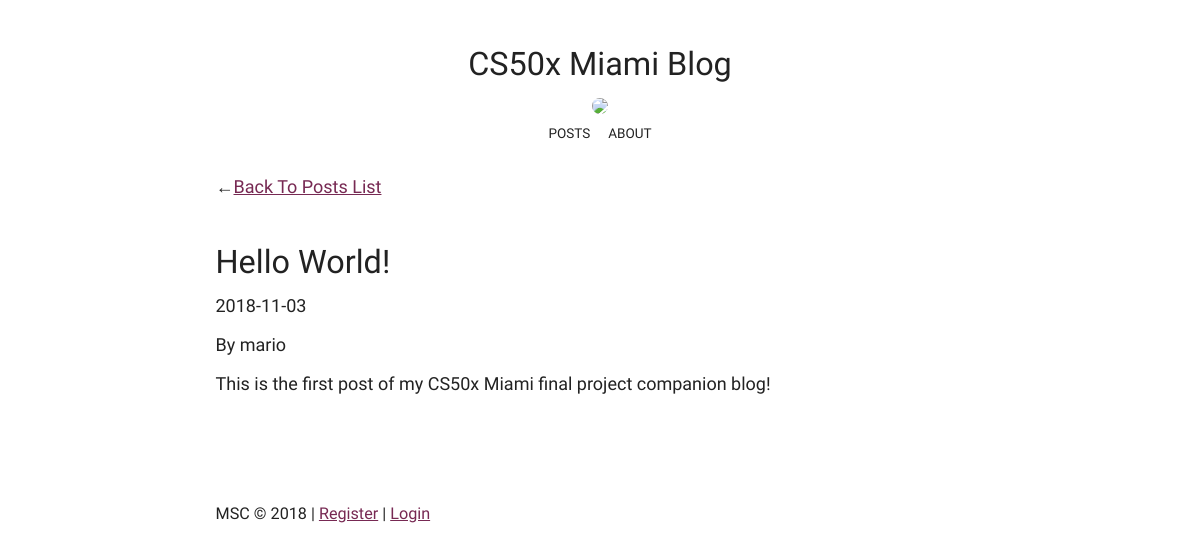
/1/, run on the app's committed database.
### tables this page shows
CREATE TABLE 'posts' ('title' TEXT NOT NULL, 'post' TEXT NOT NULL,'date' date NOT NULL, 'id'  INTEGER PRIMARY KEY NOT NULL DEFAULT CURRENT_TIMESTAMP  , 'author' text);

### application.py (the view)
@app.route("/<int:id>/", methods=["GET"])
def article(id):
    art = db.execute("SELECT * FROM posts WHERE id=:id", id=id)
    return render_template ("article.html", art=art)

### templates/article.html (shortened to what this page needs)
{% extends "base.html" %}
{% block body %}
    <p>&#8592;<a href="/">Back To Posts List</a></p>
    <h2>{{ art[0]["title"] }}</h2>
    <p>{{ art[0]["date"] }}</p>
    <p>By {{ art[0]["author"] }}</p>
    <p>{{ art[0]["post"] | safe }}</p><br /><br />
{% endblock %}

### static/css/minimal.css (style rules this page uses)
* { box-sizing: border-box; margin: 0; padding: 0; }
html { overflow-y: scroll; }
body { font-family: 'Catamaran', 'Helvetica', 'Arial', sans-serif; font-size: 18px; color: #222; padding: 0 5%; }
h1, h2, h3, h4, h5, h6 { font-weight: 300; }
h2 { font-size: 1.8em; line-height: 1.2em; margin-bottom: .4em; margin-top: 1.4em; }
a:link, a:visited, a:active { color: #772953; text-decoration: underline; }
p { margin-bottom: 1em; }

### data on the page
posts: title "Hello World!", date "2018-11-03", author "mario", post "This is the first post of my CS50x Miami final project companion blog!"
